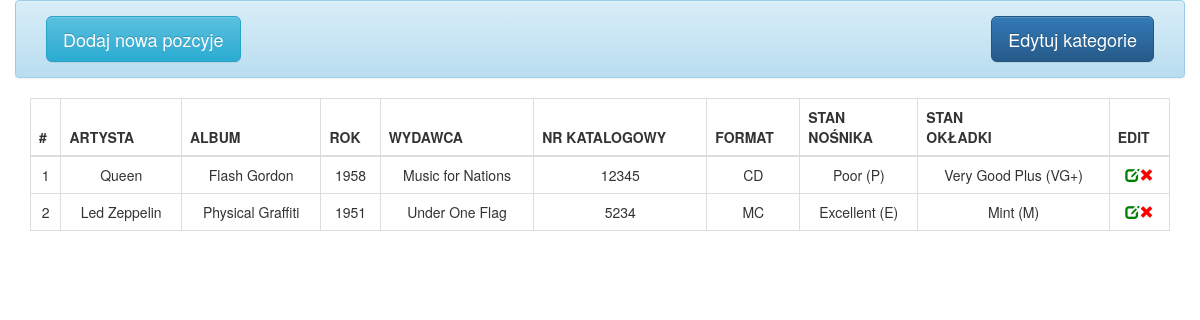
The page / on the database its author committed.
### tables this page shows
CREATE TABLE IF NOT EXISTS `vinyls` (
  `id` int(11) NOT NULL AUTO_INCREMENT,
  `artist_id` int(11) NOT NULL,
  `publisher_id` int(11) NOT NULL,
  `format_id` int(11) NOT NULL,
  `media_id` int(11) NOT NULL,
  `sleeve_id` int(11) NOT NULL,
  `album` varchar(256) NOT NULL,
  `year` int(11) NOT NULL,
  `catalogue` varchar(64) NOT NULL,
  PRIMARY KEY (`id`)
);

CREATE TABLE IF NOT EXISTS `artists` (
  `id` int(11) NOT NULL AUTO_INCREMENT,
  `value` varchar(256) NOT NULL,
  PRIMARY KEY (`id`)
);

CREATE TABLE IF NOT EXISTS `publishers` (
  `id` int(11) NOT NULL AUTO_INCREMENT,
  `value` varchar(64) NOT NULL,
  PRIMARY KEY (`id`),
  KEY `id` (`id`)
);

CREATE TABLE IF NOT EXISTS `media_types` (
  `id` int(11) NOT NULL AUTO_INCREMENT,
  `value` varchar(64) NOT NULL,
  PRIMARY KEY (`id`)
);

CREATE TABLE IF NOT EXISTS `media_states` (
  `id` int(11) NOT NULL AUTO_INCREMENT,
  `value` varchar(64) NOT NULL,
  PRIMARY KEY (`id`)
);

CREATE TABLE IF NOT EXISTS `sleeve_states` (
  `id` int(11) NOT NULL AUTO_INCREMENT,
  `value` varchar(64) NOT NULL,
  PRIMARY KEY (`id`)
);

### src/home.php (the view, shortened to what this page needs)
<div class="container">
        <div class="row alert alert-info">
            <div class="col-md-6">
                <button id="open_add_edit_modal_button"class="btn btn-info btn-lg" data-toggle="modal" data-target="#modal_dodaj_edytuj">Dodaj nowa pozcyje</button>
            </div>
            <div class="col-md-6">
                <a class="btn btn-primary btn-lg pull-right" href="/~overmind/categories">Edytuj kategorie</a>
            </div>
        </div>
    </div>
    <div class="container">
        <table id="records_table" class="table table-bordered text-center">
            <thead>
                <tr><th>#</th><th>ARTYSTA</th><th>ALBUM</th><th>ROK</th><th>WYDAWCA</th><th>NR KATALOGOWY</th><th>FORMAT</th><th>STAN<br>NOŚNIKA</th><th>STAN<br>OKŁADKI</th><th>EDIT</th></tr>
            </thead>
            <tbody>
<?php
$sql = "SELECT vinyls.id AS id, ";
$sql .= "vinyls.album AS album, ";
$sql .= "vinyls.year AS yr, ";
$sql .= "vinyls.catalogue AS cat, ";
$sql .= "artists.value AS artist, ";
$sql .= "publishers.value AS pub, ";
$sql .= "media_states.value AS media, ";
$sql .= "media_types.value AS format, ";
$sql .= "sleeve_states.value AS sleeve, ";
$sql .= "artists.id AS artist_id, ";
$sql .= "publishers.id AS publisher_id, ";
$sql .= "media_types.id AS format_id, ";
$sql .= "media_states.id AS mediastate_id, ";
$sql .= "sleeve_states.id AS sleevestate_id ";
$sql .= "FROM vinyls ";
$sql .= "LEFT JOIN artists ON vinyls.artist_id = artists.id ";
$sql .= "LEFT JOIN publishers ON vinyls.publisher_id = publishers.id ";
$sql .= "LEFT JOIN media_types ON vinyls.format_id = media_types.id ";
$sql .= "LEFT JOIN media_states ON vinyls.media_id = media_states.id ";
$sql .= "LEFT JOIN sleeve_states ON vinyls.sleeve_id = sleeve_states.id ";
$result = mysql_db_query(DB_NAME, $sql, $link);
$lp = 1;
if ($result && mysql_num_rows($result) > 0) {
    while ($row = mysql_fetch_array($result)) {
        echo "<tr>";
        echo "<td db-id=".$row["id"].">".$lp."</td>";
        echo "<td db-artist-id=".$row["artist_id"].">".$row["artist"]."</td>";
        echo "<td db-fake-album=\"1\">".$row["album"]."</td>";
        echo "<td db-fake-year=\"1\">".$row["yr"]."</td>";
        echo "<td db-publisher-id=".$row["publisher_id"].">".$row["pub"]."</td>";
        echo "<td db-fake-cat=\"1\">".$row["cat"]."</td>";
        echo "<td db-format-id=".$row["format_id"].">".$row["format"]."</td>";
        echo "<td db-mediastate-id=".$row["mediastate_id"].">".$row["media"]."</td>";
        echo "<td db-sleevestate-id=".$row["sleevestate_id"].">".$row["sleeve"]."</td>";
        echo "<td><span class=\"glyphicon glyphicon-edit my-green edit-button\" db-vinyl-id=".$row["id"]."></span>";
        echo "<span class=\"glyphicon glyphicon-remove my-red remove-button\" db-vinyl-id=".$row["id"]."></span></td>";
        echo "</tr>";
$lp++;
    }
}
?>
            </tbody>
        </table>
    </div>

### index.php (shortened to what this page needs)
<?php
$url = $_SERVER['REQUEST_URI'];
$arr = explode('/', $url);
$link = mysql_connect (DB_SERVER, DB_USER, DB_PASSWORD) or die (mysql_error());
?><!DOCTYPE html>
<html>
<head>
    <link rel="stylesheet" href="https://maxcdn.bootstrapcdn.com/bootstrap/3.3.7/css/bootstrap.min.css">
    <link rel="stylesheet" href="https://maxcdn.bootstrapcdn.com/bootstrap/3.3.7/css/bootstrap-theme.min.css">
    <link rel="stylesheet" href="https://maxcdn.bootstrapcdn.com/font-awesome/4.7.0/css/font-awesome.min.css">
    <link rel="stylesheet" href="css/styles.css">
</head>
<body>
<?php
switch ($arr[2]) {
  case "": include("src/home.php"); break;
}
?>
</body>
</html>

### css/styles.css (style rules this page uses)
.my-red { color: red; }
.my-green { color: green; }

### rows shown on the page
vinyls: artist.value "Queen", album "Flash Gordon", year "1958", publisher.value "Music for Nations", catalogue "12345", media_types.value "CD", media_states.value "Poor (P)", sleeve_states.value "Very Good Plus (VG+)"
vinyls: artist.value "Led Zeppelin", album "Physical Graffiti", year "1951", publisher.value "Under One Flag", catalogue "5234", media_types.value "MC", media_states.value "Excellent (E)", sleeve_states.value "Mint (M)"
